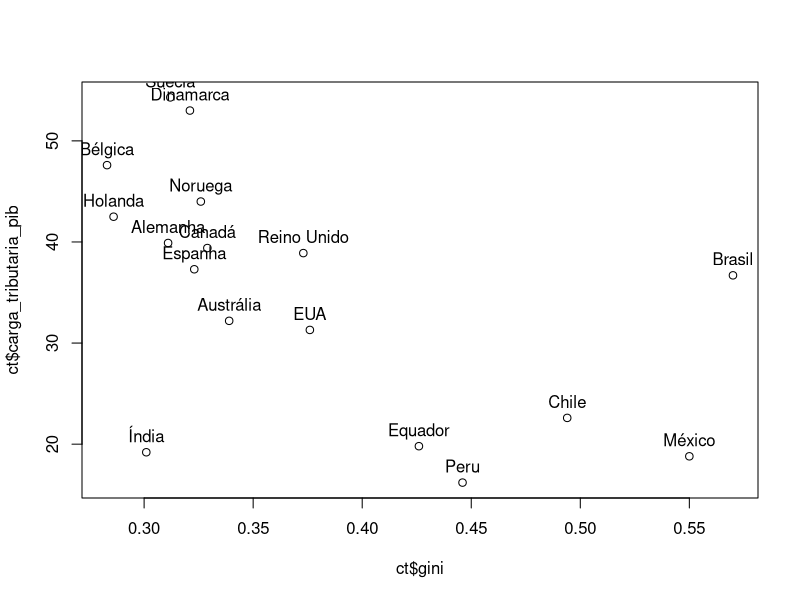

R code for this plot:
# Estudos de caso — 03-correlacao-causalidade-regressao (Estatística e Econometria, PROFINIT)
# Execute a partir da pasta codigo/; as bases ficam em stats/dados_caso/.

library(haven); library(readxl)
sv <- read.csv("../../dados_caso/sorvete_afogamentos.csv")
cor(sv$sorvetes_mil_unid, sv$afogamentos)
cor(resid(lm(sorvetes_mil_unid ~ temperatura_media_c, sv)),
    resid(lm(afogamentos ~ temperatura_media_c, sv)))          # correlação parcial
summary(lm(afogamentos ~ sorvetes_mil_unid + temperatura_media_c, sv))

ct <- read.csv("../../dados_caso/carga_tributaria_gini.csv")
cor(ct$gini, ct$carga_tributaria_pib)
with(subset(ct, !pais %in% c("Brasil", "Índia")), cor(gini, carga_tributaria_pib))
plot(ct$gini, ct$carga_tributaria_pib); text(ct$gini, ct$carga_tributaria_pib, ct$pais, pos = 3)
g <- read_dta("../../dados_caso/gini_pib_mundo.dta")
g$lpib <- log(g$gdppercapita)
u <- g[order(g$year), ]; u <- u[!duplicated(u$code, fromLast = TRUE), ]
cor.test(u$ginicoefficient, u$gdppercapita, method = "spearman")
summary(lm(ginicoefficient ~ lpib + I(lpib^2), data = u))

gg <- read_excel("../../dados_caso/google_reglinear.xlsx")
names(gg) <- c("data", "ia", "receita", "usuarios")
summary(lm(receita ~ ia, data = gg))

apple <- read_excel("../../dados_caso/correlacoes_empresariais.xlsx", sheet = "Apple")
cor(apple[, -1])
